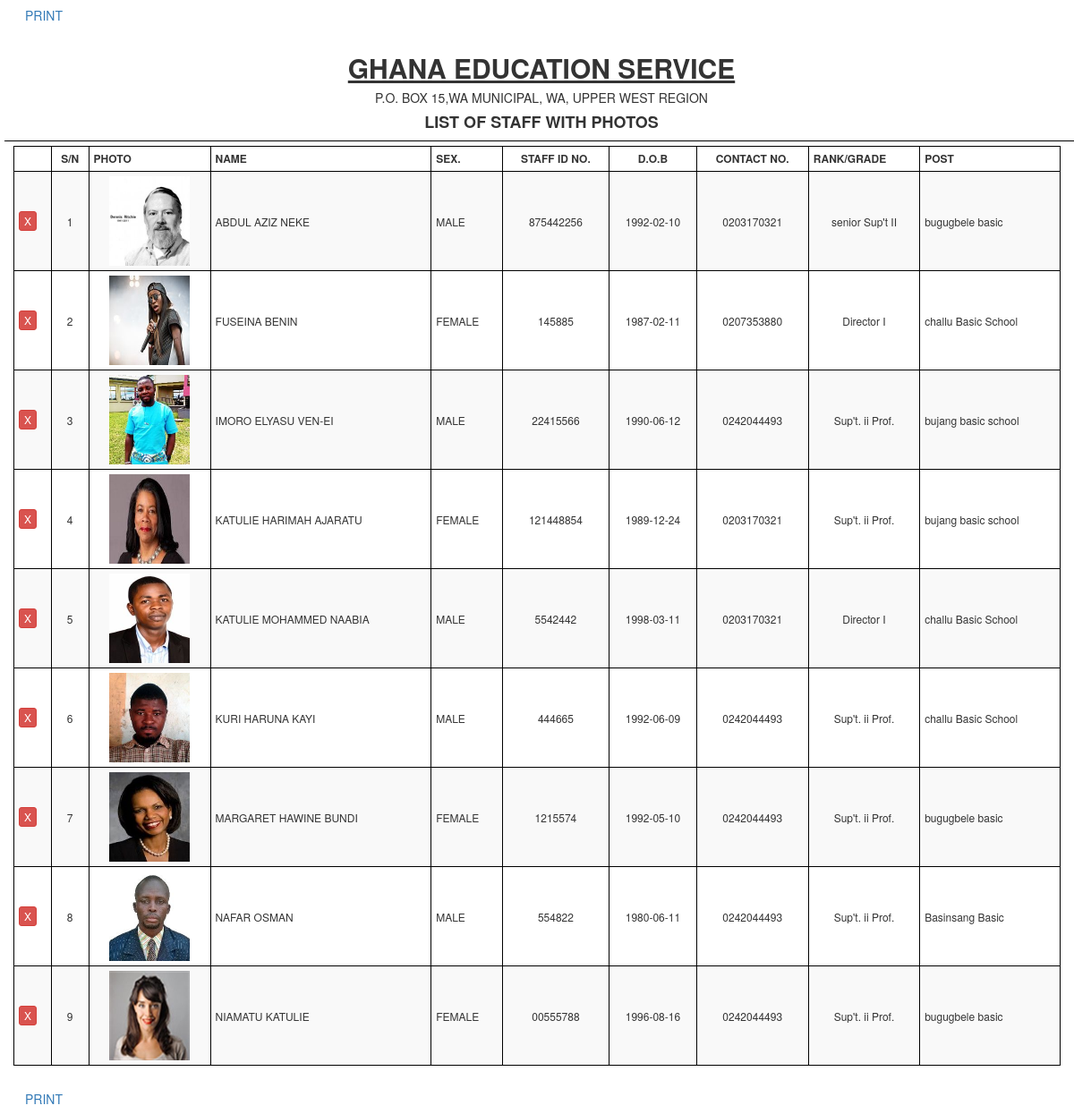
Page /index.php/printer/facelist on the committed database.
### tables this page shows
CREATE TABLE `staff` (
  `id` int(11) NOT NULL AUTO_INCREMENT,
  `stfid` varchar(50) NOT NULL,
  `fname` varchar(180) NOT NULL,
  `lname` varchar(180) NOT NULL,
  `sex` varchar(20) NOT NULL,
  `dob` date NOT NULL,
  `rank` int(11) NOT NULL,
  `post` int(11) NOT NULL,
  `aqual` varchar(180) NOT NULL,
  `pqual` varchar(180) NOT NULL,
  `apdate` date NOT NULL,
  `datepro` date NOT NULL,
  `trdate` date NOT NULL,
  `phone` varchar(150) NOT NULL,
  `ssnit` varchar(150) NOT NULL,
  `regno` varchar(150) NOT NULL,
  `cshs` varchar(150) NOT NULL,
  `ccol` varchar(150) NOT NULL,
  `datecrank` date NOT NULL,
  `bank` varchar(150) NOT NULL,
  `acno` varchar(150) NOT NULL,
  `status` int(11) NOT NULL,
  `photo` varchar(150) NOT NULL,
  PRIMARY KEY (`id`)
);

CREATE TABLE `ranks` (
  `id` int(11) NOT NULL AUTO_INCREMENT,
  `rank_name` varchar(200) NOT NULL,
  PRIMARY KEY (`id`)
);

CREATE TABLE `post` (
  `id` int(11) NOT NULL AUTO_INCREMENT,
  `post_name` varchar(200) NOT NULL,
  `circuit` int(11) NOT NULL,
  PRIMARY KEY (`id`)
);

### application/controllers/printer.php (called while the page is built, shortened)
<?php
class printer extends CI_Controller
{
    public function facelist(){
        $title = $this->input->get('title');
        $stafflist = $this->db->query("select staff.*,ranks.rank_name,post.post_name from staff,post,ranks where ranks.id=staff.rank and post.id=staff.post ORDER BY fname asc, lname ASC ")->result();
        $data['title'] =$title?$title:'LIST OF STAFF WITH PHOTOS';
        $data['stafflist'] = $stafflist;
        $this->load->view('printtemp/facelist',$data);
    }
}

### index.php (called while the page is built, shortened)
<?php
require_once BASEPATH.'core/CodeIgniter.php';

### application/views/printtemp/facelist.php (the view, shortened to what this page needs)
<html>
<head>
    <link href="<?=base_url()?>assets/css/bootstrap-print.css" rel="stylesheet">
</head>
<body>
<div class="container-fluid">
    <button onclick="window.print();" type="button" class="btn btn-primary btn-link hidden-print">PRINT</button>
    <div class="row">
        <div class="col-lg-12 col-md-12 col-sm-12 col-xs-12 text-center" style="border-bottom: 1px solid black; margin: 5px;">
            <h2><u><strong>GHANA EDUCATION SERVICE</strong></u></h2>
            <h5>P.O. BOX 15,WA MUNICIPAL, WA, UPPER WEST REGION</h5>
            <h4><strong><?=strtoupper($title)?></strong></h4>
        </div>
    </div>
    <div class="row">
        <div class="col-lg-12 col-md-12 col-sm-12 col-xs-12">
            <table class="table table-condensed table-striped table-hover">
                <thead>
                <tr>
                    <th class="hidden-print"></th>
                    <th id="col1" style="text-align: center;">S/N</th>
                    <th id="col2" >PHOTO</th>
                    <th id="col2" >NAME</th>
                    <th id="col3" >SEX.</th>
                    <th id="col4" style="text-align: center;" >STAFF ID NO.</th>
                    <th id="col5" style="text-align: center;" >D.O.B</th>
                    <th id="col6" style="text-align: center;" >CONTACT NO.</th>
                    <th id="col7" >RANK/GRADE</th>
                    <th id="col7" >POST</th>
                </tr>
                </thead>
                <tbody>
                <?php
                if(count($stafflist)>0){
                    $i=1;
                    foreach($stafflist as $staff){
                        ?>
                        <tr>
                            <td class="hidden-print"><button id="rmrow" class="btn btn-xs btn-danger">X</button></td>
                            <td class="indexcol" id="col1" style="text-align: center;"><?=$i?></td>
                            <td id="col2" style="text-align: center;" ><img style="height: 100px; width:90px;" src="../../assets/uploads/<?=$staff->photo?'photos/'.$staff->photo:'photo.jpg'?>"/> </td>
                            <td id="col2" ><?=strtoupper($staff->fname." ".$staff->lname)?></td>
                            <td id="col3" ><?=strtoupper($staff->sex)?></td>
                            <td id="col4" style="text-align: center;"  ><?=$staff->stfid?></td>
                            <td id="col5" style="text-align: center;" ><?=$staff->dob?></td>
                            <td id="col6" style="text-align: center;" ><?=$staff->phone?></td>
                            <td id="col7" style="text-align: center;" ><?=$staff->rank_name?></td>
                            <td id="col7" ><?=$staff->post_name?></td>
                        </tr>
                        <?php
                        $i++;
                    }
                }
                ?>
                </tbody>
            </table>
        </div>
    </div>
    <button onclick="window.print();" type="button" class="btn btn-primary btn-link hidden-print">PRINT</button>
</div>
</body>
</html>

### application/views/printtemp/facelist.php (style rules this page uses)
table th,table td { border:1px solid #000 !important; vertical-align: middle !important; font-size: 12px;; }

### rows in the picture
staff: photo (picture), fname+lname "ABDUL AZIZ NEKE", sex "MALE", stfid "875442256", dob "1992-02-10", phone "0203170321", ranks.rank_name "senior Sup't II", post.post_name "bugugbele basic"
staff: photo (picture), fname+lname "FUSEINA BENIN", sex "FEMALE", stfid "145885", dob "1987-02-11", phone "0207353880", ranks.rank_name "Director I", post.post_name "challu Basic School"
staff: photo (picture), fname+lname "IMORO ELYASU VEN-EI", sex "MALE", stfid "22415566", dob "1990-06-12", phone "0242044493", ranks.rank_name "Sup't. ii Prof.", post.post_name "bujang basic school"
staff: photo (picture), fname+lname "KATULIE HARIMAH AJARATU", sex "FEMALE", stfid "121448854", dob "1989-12-24", phone "0203170321", ranks.rank_name "Sup't. ii Prof.", post.post_name "bujang basic school"
staff: photo (picture), fname+lname "KATULIE MOHAMMED NAABIA", sex "MALE", stfid "5542442", dob "1998-03-11", phone "0203170321", ranks.rank_name "Director I", post.post_name "challu Basic School"
staff: photo (picture), fname+lname "KURI HARUNA KAYI", sex "MALE", stfid "444665", dob "1992-06-09", phone "0242044493", ranks.rank_name "Sup't. ii Prof.", post.post_name "challu Basic School"
staff: photo (picture), fname+lname "MARGARET HAWINE BUNDI", sex "FEMALE", stfid "1215574", dob "1992-05-10", phone "0242044493", ranks.rank_name "Sup't. ii Prof.", post.post_name "bugugbele basic"
staff: photo (picture), fname+lname "NAFAR OSMAN", sex "MALE", stfid "554822", dob "1980-06-11", phone "0242044493", ranks.rank_name "Sup't. ii Prof.", post.post_name "Basinsang Basic"
staff: photo (picture), fname+lname "NIAMATU KATULIE", sex "FEMALE", stfid "00555788", dob "1996-08-16", phone "0242044493", ranks.rank_name "Sup't. ii Prof.", post.post_name "bugugbele basic"

### other values in the picture
$title "LIST OF STAFF WITH PHOTOS"
